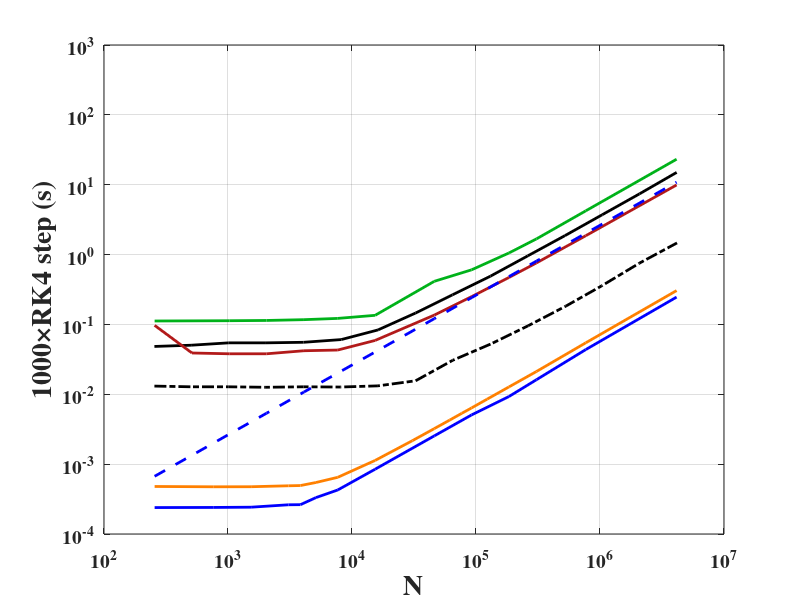

This figure's MATLAB source:
function LorenzRuntimeComparison

%MPGOS
MPGOS_REG.x = [256 768 1536 3072 3840 5120 7680 15360 30720 46080 61440 76800 92160 122880 184320 307200 768000 4147200];
MPGOS_REG.y = [0.000479 0.000474 0.000475 0.000490 0.000494 0.000546 0.000648 0.001130 0.002170 0.003225 0.004278 0.005342 0.006382 0.008511 0.012742 0.021189 0.054579 0.305186];

%HAND-Tuned GPU
Spec_V1.x = [256 768 1536 3072 3840 5120 7680 15360 46080 92160 184320 307200 768000 4147200];
Spec_V1.y = [0.000239 0.000240 0.000242 0.000262 0.000263 0.000332 0.000427 0.000846 0.002538 0.005067 0.009288 0.016163 0.043672 0.246159];

%CPU_Lorenz_hand_tuned.cpp
VCL_hand_tuned_CPU.x = [256      512         1024        2048        4096        7680        15360       46080       92160       184320      307200      768000      4147200];
VCL_hand_tuned_CPU.y = [0.00067  0.001339    0.002689    0.005364    0.01077     0.020154    0.040287    0.120895    0.241721    0.483811    0.805893    2.01435     10.8739];

AhnertVexCLv2.x = [255 503 1004 2021 4066 8041 16180 32560 64987 131954 263353 530177 1031136 2076033 4179501];
AhnertVexCLv2.y = [0.0131 0.0128 0.0128 0.0126 0.0128 0.0127 0.0132 0.0156 0.0307 0.0526 0.0957 0.1828 0.3564 0.7527 1.4675];

AhnertThrust.x = [255 504 1014 2023 4071 8191 16204 32619 64541 131057 261578 522086 1042054 2079883 4151397];
AhnertThrust.y = [0.0484 0.0504 0.0545 0.0545 0.0555 0.0607 0.0834 0.1458 0.2650 0.4916 0.9584 1.8687 3.7168 7.3928 15.0007];

%GPU_Lorenz_julia.jl roughly same results as GPU_Lorenz_simple_julia.jl
julia_GPU.x = [256      1024	2048	4096	7680	15360	46080	92160	184320	307200	768000	4147200];
julia_GPU.y = [0.112	0.113	0.114	0.117	0.122	0.135	0.414	0.605	1.054	1.676	4.228	23.170];

%GPU_Lorenz_thrust_odeint.cu
odeint_GPU_Thrust.x = [256      512         1024        2048        4096        7680        15360       46080       92160       184320      307200      768000      4147200];
odeint_GPU_Thrust.y = [97        39           38          38         42          43            59          136         250        470          760        1863        9920]/1000;

fig=figure(1); hold on;
p1=plot(MPGOS_REG.x,MPGOS_REG.y);
p2=plot(AhnertVexCLv2.x,AhnertVexCLv2.y);
p3=plot(AhnertThrust.x,AhnertThrust.y);
p4=plot(Spec_V1.x,Spec_V1.y);
p5=plot(julia_GPU.x,julia_GPU.y);
p6=plot(odeint_GPU_Thrust.x,odeint_GPU_Thrust.y);
p7=plot(VCL_hand_tuned_CPU.x,VCL_hand_tuned_CPU.y);

set(gca,'XScale','log','YScale','log','XLim',[1e2 1e7],'YLim',[1e-4 1e3],'XGrid','on','YGrid','on','Box','on','FontSize',14,'FontWeight','bold','FontName','Times');
set(p1,'Color',[1 0.5 0], 'LineStyle','-','LineWidth',2);
set(p2,'Color',[0 0 0], 'LineStyle','-.','LineWidth',2);
set(p3,'Color',[0 0 0], 'LineStyle','-','LineWidth',2);
set(p4,'Color',[0 0 1], 'LineStyle','-','LineWidth',2);
set(p5,'Color',[0 0.7 0.1], 'LineStyle','-','LineWidth',2);
set(p6,'Color',[0.7 0.1 0.1], 'LineStyle','-','LineWidth',2);
set(p7,'Color',[0 0 1], 'LineStyle','--','LineWidth',2);
xlabel('N','FontSize',20,'FontWeight','bold','FontName','Times');
ylabel('1000\timesRK4 step (s)','FontSize',20,'FontWeight','bold','FontName','Times');